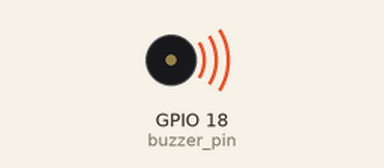
Recording of a program running on a simulated Raspberry Pi (BCM pin numbers). On the bench: buzzer (waves = sounding). At 2.0 s the program stops and its outputs stay as they are.

Above: at 0.1 s.
At 2.1 s:
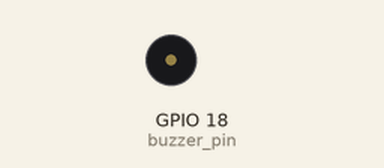
Timing chart, 0 to 3.5 s (numbered marks = the images above):
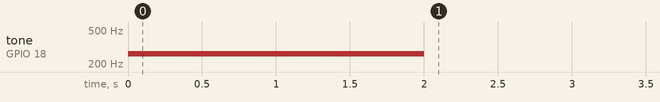

Measured:
- by itself, tone on GPIO 18 (buzzer_pin): silent → 262 Hz at 0.00 s, → silent 2.0 s later

The program:

_08_pwm_buzzer.py
```python
import RPi.GPIO as GPIO
import time

buzzer_pin=18

GPIO.setmode(GPIO.BCM)

GPIO.setup(buzzer_pin,GPIO.OUT)

pwm = GPIO.PWM(buzzer_pin, 262)
pwm.start(50.0)

time.sleep(2.0)
pwm.ChangeDutyCycle(0.0)

pwm.stop()
GPIO.cleanup()
```
